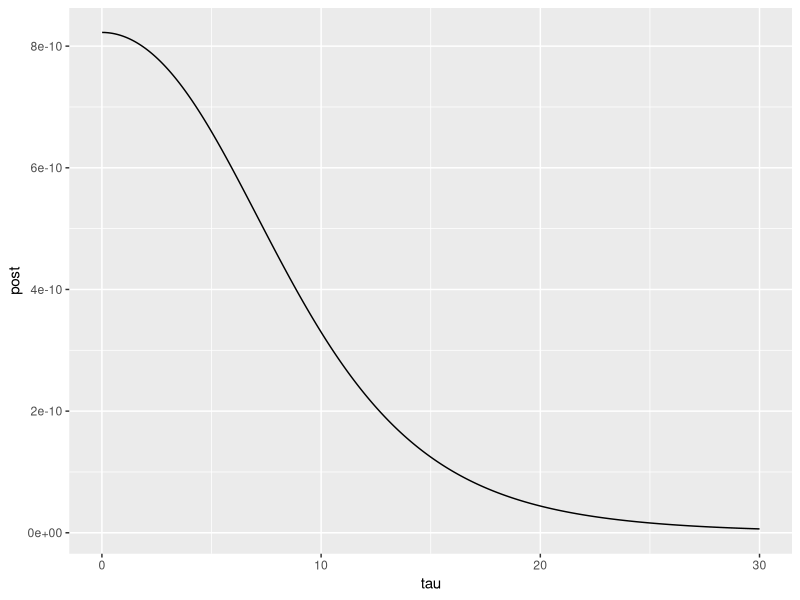
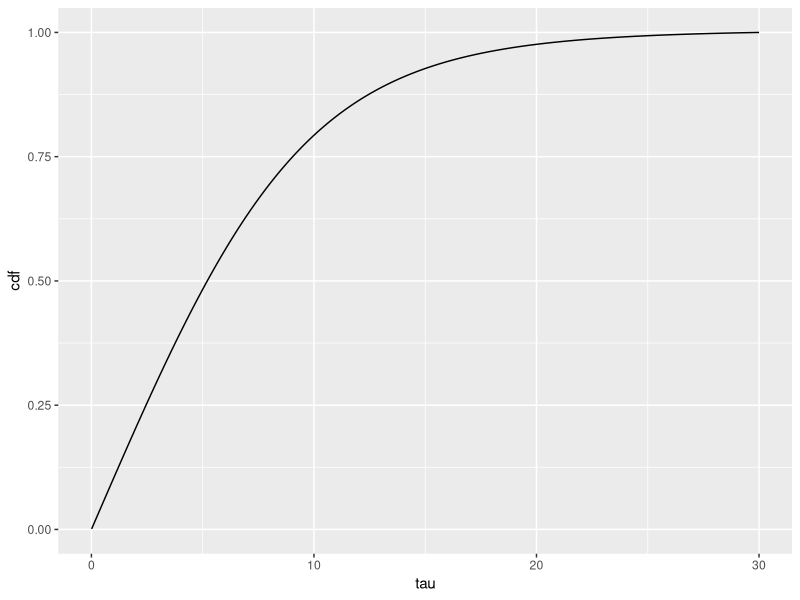
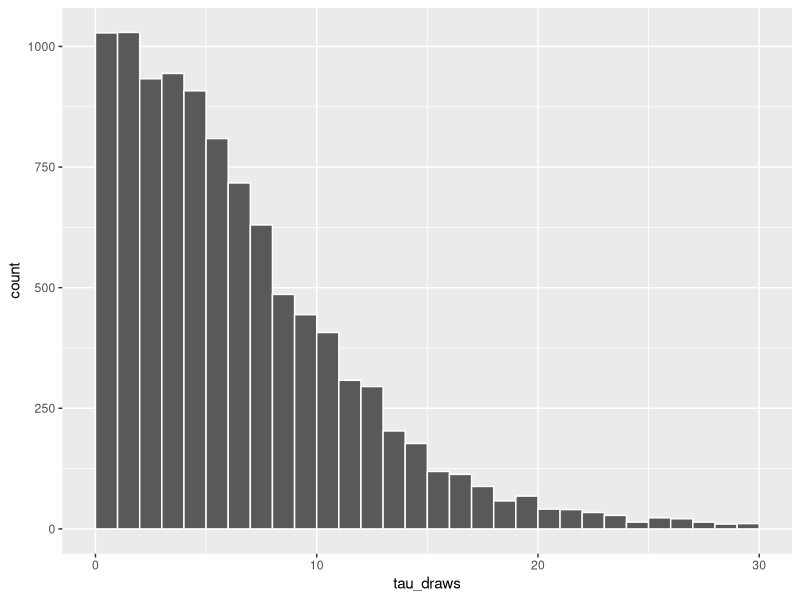
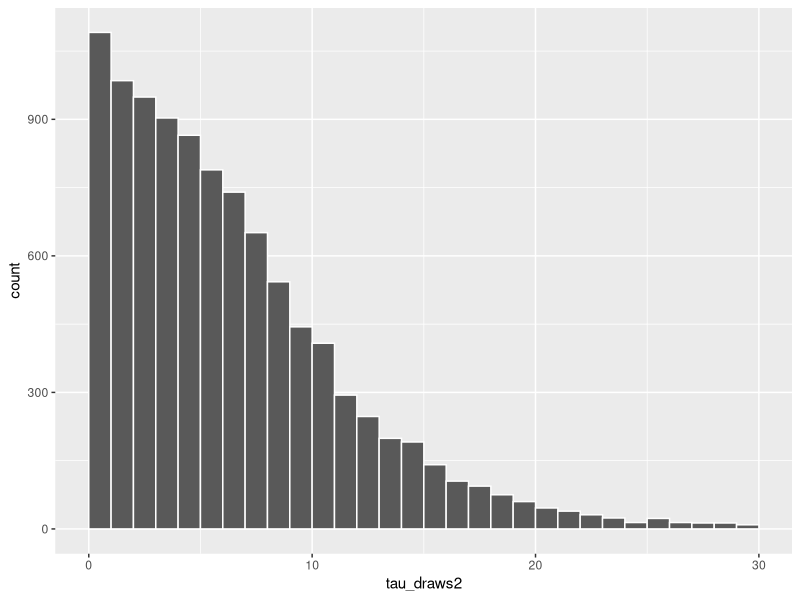
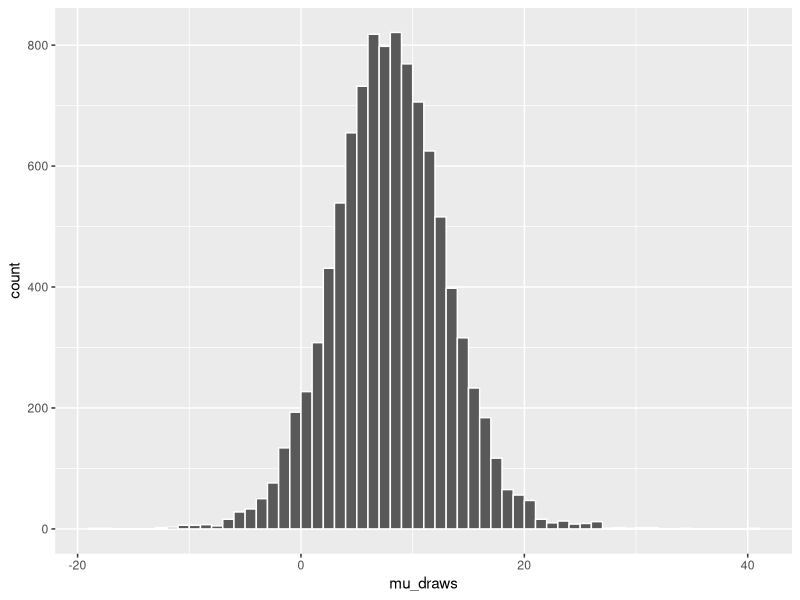
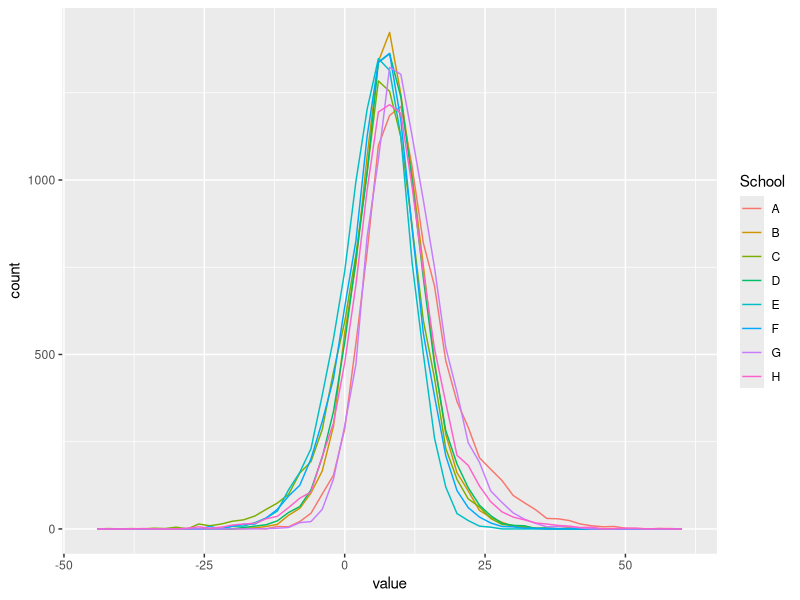

Generate these figures, in order, with R:
## ---- chunk 1
knitr::opts_chunk$set(echo = TRUE)
## ---- chunk 2
library(ggplot2)
library(tidyr)
library(knitr)
library(kableExtra)
## ---- chunk 3

y = c(28, 8, -3, 7, -1, 1, 18, 12)
sigma2 = c(15, 10, 16, 11, 9, 11, 10, 18)^2
J = length(y)


var_inv = function(sigma2, tau){
  sum(1/(sigma2+tau^2))
}

mu_hat = function(y, sigma2, tau){
  sum(1/(sigma2+tau^2) * y) / var_inv(sigma2, tau)
}

post_tau = function(y, sigma2, tau, mu_h){
  var_inv(sigma2, tau)^(-1/2)  * prod((sigma2 + tau^2)^(-1/2) * exp(-(y - mu_h)^2 / (2*(sigma2 + tau^2))))
}

interval = 0.01
max = 30

tau = (1:(max/interval)) * interval
post = tau

for (i in 1:length(tau)){
  mu_h = mu_hat(y, sigma2, tau[i])
  post[i] = post_tau(y, sigma2, tau[i], mu_h)
}

posterior = data.frame(tau, post)
g = ggplot(posterior, aes(tau, post)) + geom_line()
g
## ---- chunk 4
norm_post = post / sum(post * interval)
cdf = cumsum(norm_post) * interval
cdf_df = data.frame(tau, cdf)
ggplot(cdf_df, aes(tau, cdf)) + geom_line()
## ---- chunk 5
N = 10000
uniform = runif(N, 0, 1)
tau_draws = rep(NA, N)
for (i in 1:N)
  tau_draws[i] = (sum(cdf < uniform[i])+1) * interval
ggplot(data.frame(tau_draws), aes(tau_draws)) + geom_histogram(binwidth = 1, center = 0.5, color = "white")
## ---- chunk 6
tau_draws2 = sample(tau, N, replace = TRUE, prob = norm_post)
ggplot(data.frame(tau_draws2), aes(tau_draws2)) + geom_histogram(binwidth = 1, center = 0.5, color = "white")

## ---- chunk 7
mu_draws = rep(NA, N)
for (i in 1:N)
  mu_draws[i] = rnorm(1, mu_hat(y, sigma2, tau_draws[i]), var_inv(sigma2, tau_draws[i])^(-1/2))
ggplot(data.frame(mu_draws), aes(mu_draws)) + geom_histogram(binwidth = 1, center = 0.5, color = "white")
## ---- chunk 8
theta_hat = V = theta_draws = matrix(NA, N, J)
for (j in 1:J){
  V[,j] = 1/ (sigma2[j]^-1 + tau_draws^-2)
  theta_hat[,j] = (y[j]/sigma2[j] + mu_draws/tau_draws^2) * V[,j] 
  theta_draws[, j] = rnorm(N, theta_hat[,j], V[,j]^(1/2))
}

ggplot(gather(data.frame(theta_draws)), aes(value, color=key)) + geom_freqpoly(binwidth=2) + 
  scale_color_discrete(name = "School", labels = c("A", "B", "C", "D", "E", "F", "G", "H"))

## ---- chunk 9
maxes = apply(theta_draws, 1, which.max)
prob_max = table(maxes) / N
comps = matrix(NA, J, J)

for (i in 1:(J-1)){
  for (j in (i+1):J){
    comps[i,j] = sum(theta_draws[,i] > theta_draws[,j]) / N
    comps[j,i] = 1 - comps[i,j]
  }
}

pmax = sprintf("%0.2f", prob_max)
comp_str = matrix(sprintf("%0.2f", comps), J, J)
comp_str[comp_str == "NA"] = "--"

schools = c("A", "B", "C", "D", "E", "F", "G", "H")
kable(cbind(schools, pmax, comp_str),
      format = "html", digits = 2,
      col.names = c("School", "Pr(Best)", schools)) %>%
  kable_styling(bootstrap_options = c("striped", "hover"))
